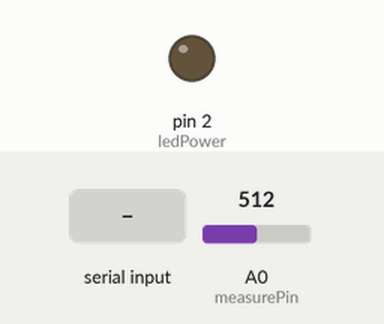
Simulated run of this sketch. Board: Arduino Uno, built with avr-gcc and run on an emulated ATmega328P. On the bench: output pins drawn as LEDs (lit = HIGH). The inputs (shaded band) are chosen by the test bench; at power-on: A0 (measurePin) = 512. What the sketch prints to the serial monitor is not drawn.

Above: at 0.02 s.
At 1.2 s:
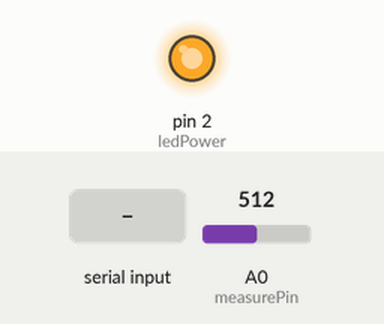
1.3 s: "000$" received over Serial
At 1.8 s:
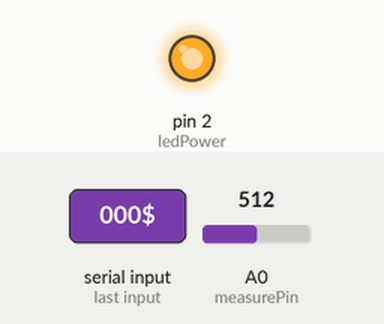
3.8 s: A0 (measurePin) set to 716
Timing chart, 0 to 6.8 s (numbered marks = the images above; inputs shaded):
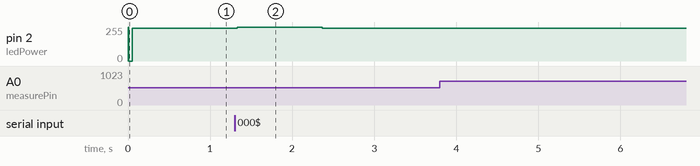

The sketch:

Node_dust.ino
```cpp
String cmd;
int measurePin = A0;
int ledPower = 2;
int samplingTime = 280;
int deltaTime = 40;
int sleepTime = 9680;
int dustDensity;
int voMeasured;
int current_time = 0;
int previous_time = 0;
int mac=60;
//float Vo;
void serialEventRun(void) {
  if (Serial.available()) serialEvent();
}
void setup() {
  // put your setup code here, to run once:
  Serial.begin(9600);
  pinMode(ledPower,OUTPUT);
  pinMode(A0,INPUT);
  digitalWrite(ledPower,HIGH);
  //String join= "#LJ:"+String(mac,DEC);
  //Serial.println(join);
}
void loop() {
  current_time =millis();
  dustDensity = readDust();
  if (current_time-previous_time>=5000)//5s
  {
    String dustDensity1 = "#LB:" +String(mac,DEC)+ String(dustDensity,HEX);
    Serial.println(dustDensity1);
    previous_time = current_time;
  }
}
void serialEvent(){

  while(Serial.available()>0){
    cmd=Serial.readString();
  }
  sendData(cmd);
}
int checkcode(String cmd)
{
  if(cmd.substring(2) == "000$")return 1;
  if(cmd.substring(2) == "600$")return 2;
  if(cmd.substring(2) == "610$")return 3;
  if(cmd.substring(2) == "620$")return 4;
  if(cmd.substring(2) == "700$")return 5;
  return 0;
}

void sendData(String cmd)
{
  int macrq= cmd.substring(0,2).toInt();
  if(macrq!=mac)return;
  switch(checkcode(cmd))
  {
    //dustDensity = readDust();
    case 5:
      String dustDensity1 = "#LR:" +String(mac,DEC)+ String(dustDensity,HEX);
      Serial.println(dustDensity1);
      break;
    default:
    break;
  }
}

int readDust()
{
  static float Voc = 0.6;
  digitalWrite(ledPower,LOW); // Bật IR LED
  delayMicroseconds(samplingTime);  //Delay 0.28ms
  int voMeasured = analogRead(A0);// Đọc giá trị ADC V0
  delayMicroseconds(deltaTime); //Delay 0.02ms
  digitalWrite(ledPower,HIGH); // Tắt LED
  delayMicroseconds(sleepTime);//Delay 9.68ms
  //Vo = (5*voMeasured)/1024;
  //dustDensity1 = (Vo - Voc)*0.2;
  return voMeasured;
}
```

Measured:
- after the input at 1.3 s, pin 2 (ledPower): 247/255 → 255/255 at once, → 244/255 1.0 s later
- after the input at 3.8 s, every drawn part: stays the same
